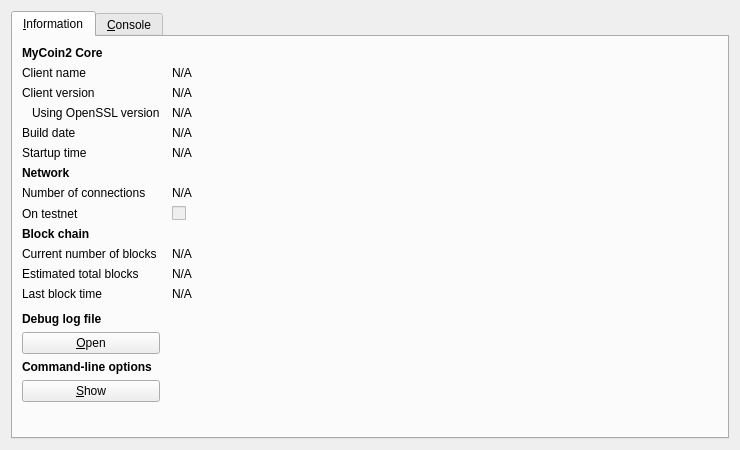
<?xml version="1.0" encoding="UTF-8"?>
<ui version="4.0">
 <class>RPCConsole</class>
 <widget class="QDialog" name="RPCConsole">
  <property name="geometry">
   <rect>
    <x>0</x>
    <y>0</y>
    <width>740</width>
    <height>450</height>
   </rect>
  </property>
  <property name="windowTitle">
   <string>MyCoin2 - Debug window</string>
  </property>
  <layout class="QVBoxLayout" name="verticalLayout_2">
   <item>
    <widget class="QTabWidget" name="tabWidget">
     <property name="currentIndex">
      <number>0</number>
     </property>
     <widget class="QWidget" name="tab_info">
      <attribute name="title">
       <string>&amp;Information</string>
      </attribute>
      <layout class="QGridLayout" name="gridLayout" columnstretch="0,1">
       <property name="horizontalSpacing">
        <number>12</number>
       </property>
       <item row="0" column="0">
        <widget class="QLabel" name="label_9">
         <property name="font">
          <font>
           <weight>75</weight>
           <bold>true</bold>
          </font>
         </property>
         <property name="text">
          <string>MyCoin2 Core</string>
         </property>
        </widget>
       </item>
       <item row="1" column="0">
        <widget class="QLabel" name="label_5">
         <property name="text">
          <string>Client name</string>
         </property>
        </widget>
       </item>
       <item row="1" column="1">
        <widget class="QLabel" name="clientName">
         <property name="cursor">
          <cursorShape>IBeamCursor</cursorShape>
         </property>
         <property name="text">
          <string>N/A</string>
         </property>
         <property name="textFormat">
          <enum>Qt::PlainText</enum>
         </property>
         <property name="textInteractionFlags">
          <set>Qt::LinksAccessibleByMouse|Qt::TextSelectableByKeyboard|Qt::TextSelectableByMouse</set>
         </property>
        </widget>
       </item>
       <item row="2" column="0">
        <widget class="QLabel" name="label_6">
         <property name="text">
          <string>Client version</string>
         </property>
        </widget>
       </item>
       <item row="2" column="1">
        <widget class="QLabel" name="clientVersion">
         <property name="cursor">
          <cursorShape>IBeamCursor</cursorShape>
         </property>
         <property name="text">
          <string>N/A</string>
         </property>
         <property name="textFormat">
          <enum>Qt::PlainText</enum>
         </property>
         <property name="textInteractionFlags">
          <set>Qt::LinksAccessibleByMouse|Qt::TextSelectableByKeyboard|Qt::TextSelectableByMouse</set>
         </property>
        </widget>
       </item>
       <item row="3" column="0">
        <widget class="QLabel" name="label_14">
         <property name="text">
          <string>Using OpenSSL version</string>
         </property>
         <property name="indent">
          <number>10</number>
         </property>
        </widget>
       </item>
       <item row="3" column="1">
        <widget class="QLabel" name="openSSLVersion">
         <property name="cursor">
          <cursorShape>IBeamCursor</cursorShape>
         </property>
         <property name="text">
          <string>N/A</string>
         </property>
         <property name="textFormat">
          <enum>Qt::PlainText</enum>
         </property>
         <property name="textInteractionFlags">
          <set>Qt::LinksAccessibleByMouse|Qt::TextSelectableByKeyboard|Qt::TextSelectableByMouse</set>
         </property>
        </widget>
       </item>
       <item row="4" column="0">
        <widget class="QLabel" name="label_12">
         <property name="text">
          <string>Build date</string>
         </property>
        </widget>
       </item>
       <item row="4" column="1">
        <widget class="QLabel" name="buildDate">
         <property name="cursor">
          <cursorShape>IBeamCursor</cursorShape>
         </property>
         <property name="text">
          <string>N/A</string>
         </property>
         <property name="textFormat">
          <enum>Qt::PlainText</enum>
         </property>
         <property name="textInteractionFlags">
          <set>Qt::LinksAccessibleByMouse|Qt::TextSelectableByKeyboard|Qt::TextSelectableByMouse</set>
         </property>
        </widget>
       </item>
       <item row="5" column="0">
        <widget class="QLabel" name="label_13">
         <property name="text">
          <string>Startup time</string>
         </property>
        </widget>
       </item>
       <item row="5" column="1">
        <widget class="QLabel" name="startupTime">
         <property name="cursor">
          <cursorShape>IBeamCursor</cursorShape>
         </property>
         <property name="text">
          <string>N/A</string>
         </property>
         <property name="textFormat">
          <enum>Qt::PlainText</enum>
         </property>
         <property name="textInteractionFlags">
          <set>Qt::LinksAccessibleByMouse|Qt::TextSelectableByKeyboard|Qt::TextSelectableByMouse</set>
         </property>
        </widget>
       </item>
       <item row="6" column="0">
        <widget class="QLabel" name="label_11">
         <property name="font">
          <font>
           <weight>75</weight>
           <bold>true</bold>
          </font>
         </property>
         <property name="text">
          <string>Network</string>
         </property>
        </widget>
       </item>
       <item row="7" column="0">
        <widget class="QLabel" name="label_7">
         <property name="text">
          <string>Number of connections</string>
         </property>
        </widget>
       </item>
       <item row="7" column="1">
        <widget class="QLabel" name="numberOfConnections">
         <property name="cursor">
          <cursorShape>IBeamCursor</cursorShape>
         </property>
         <property name="text">
          <string>N/A</string>
         </property>
         <property name="textFormat">
          <enum>Qt::PlainText</enum>
         </property>
         <property name="textInteractionFlags">
          <set>Qt::LinksAccessibleByMouse|Qt::TextSelectableByKeyboard|Qt::TextSelectableByMouse</set>
         </property>
        </widget>
       </item>
       <item row="8" column="0">
        <widget class="QLabel" name="label_8">
         <property name="text">
          <string>On testnet</string>
         </property>
        </widget>
       </item>
       <item row="8" column="1">
        <widget class="QCheckBox" name="isTestNet">
         <property name="enabled">
          <bool>false</bool>
         </property>
         <property name="text">
          <string/>
         </property>
        </widget>
       </item>
       <item row="9" column="0">
        <widget class="QLabel" name="label_10">
         <property name="font">
          <font>
           <weight>75</weight>
           <bold>true</bold>
          </font>
         </property>
         <property name="text">
          <string>Block chain</string>
         </property>
        </widget>
       </item>
       <item row="10" column="0">
        <widget class="QLabel" name="label_3">
         <property name="text">
          <string>Current number of blocks</string>
         </property>
        </widget>
       </item>
       <item row="10" column="1">
        <widget class="QLabel" name="numberOfBlocks">
         <property name="cursor">
          <cursorShape>IBeamCursor</cursorShape>
         </property>
         <property name="text">
          <string>N/A</string>
         </property>
         <property name="textFormat">
          <enum>Qt::PlainText</enum>
         </property>
         <property name="textInteractionFlags">
          <set>Qt::LinksAccessibleByMouse|Qt::TextSelectableByKeyboard|Qt::TextSelectableByMouse</set>
         </property>
        </widget>
       </item>
       <item row="11" column="0">
        <widget class="QLabel" name="label_4">
         <property name="text">
          <string>Estimated total blocks</string>
         </property>
        </widget>
       </item>
       <item row="11" column="1">
        <widget class="QLabel" name="totalBlocks">
         <property name="cursor">
          <cursorShape>IBeamCursor</cursorShape>
         </property>
         <property name="text">
          <string>N/A</string>
         </property>
         <property name="textFormat">
          <enum>Qt::PlainText</enum>
         </property>
         <property name="textInteractionFlags">
          <set>Qt::LinksAccessibleByMouse|Qt::TextSelectableByKeyboard|Qt::TextSelectableByMouse</set>
         </property>
        </widget>
       </item>
       <item row="12" column="0">
        <widget class="QLabel" name="label_2">
         <property name="text">
          <string>Last block time</string>
         </property>
        </widget>
       </item>
       <item row="12" column="1">
        <widget class="QLabel" name="lastBlockTime">
         <property name="cursor">
          <cursorShape>IBeamCursor</cursorShape>
         </property>
         <property name="text">
          <string>N/A</string>
         </property>
         <property name="textFormat">
          <enum>Qt::PlainText</enum>
         </property>
         <property name="textInteractionFlags">
          <set>Qt::LinksAccessibleByMouse|Qt::TextSelectableByKeyboard|Qt::TextSelectableByMouse</set>
         </property>
        </widget>
       </item>
       <item row="13" column="0">
        <spacer name="verticalSpacer_2">
         <property name="orientation">
          <enum>Qt::Vertical</enum>
         </property>
         <property name="sizeHint" stdset="0">
          <size>
           <width>20</width>
           <height>20</height>
          </size>
         </property>
        </spacer>
       </item>
       <item row="14" column="0">
        <widget class="QLabel" name="labelDebugLogfile">
         <property name="font">
          <font>
           <weight>75</weight>
           <bold>true</bold>
          </font>
         </property>
         <property name="text">
          <string>Debug log file</string>
         </property>
        </widget>
       </item>
       <item row="15" column="0">
        <widget class="QPushButton" name="openDebugLogfileButton">
         <property name="toolTip">
          <string>Open the MyCoin2 debug log file from the current data directory. This can take a few seconds for large log files.</string>
         </property>
         <property name="text">
          <string>&amp;Open</string>
         </property>
         <property name="autoDefault">
          <bool>false</bool>
         </property>
        </widget>
       </item>
       <item row="16" column="0">
        <widget class="QLabel" name="labelCLOptions">
         <property name="font">
          <font>
           <weight>75</weight>
           <bold>true</bold>
          </font>
         </property>
         <property name="text">
          <string>Command-line options</string>
         </property>
        </widget>
       </item>
       <item row="17" column="0">
        <widget class="QPushButton" name="showCLOptionsButton">
         <property name="toolTip">
          <string>Show the MyCoin2-Qt help message to get a list with possible MyCoin2 command-line options.</string>
         </property>
         <property name="text">
          <string>&amp;Show</string>
         </property>
         <property name="autoDefault">
          <bool>false</bool>
         </property>
        </widget>
       </item>
       <item row="18" column="0">
        <spacer name="verticalSpacer">
         <property name="orientation">
          <enum>Qt::Vertical</enum>
         </property>
         <property name="sizeHint" stdset="0">
          <size>
           <width>20</width>
           <height>40</height>
          </size>
         </property>
        </spacer>
       </item>
      </layout>
     </widget>
     <widget class="QWidget" name="tab_console">
      <attribute name="title">
       <string>&amp;Console</string>
      </attribute>
      <layout class="QVBoxLayout" name="verticalLayout_3">
       <property name="spacing">
        <number>3</number>
       </property>
       <item>
        <widget class="QTextEdit" name="messagesWidget">
         <property name="minimumSize">
          <size>
           <width>0</width>
           <height>100</height>
          </size>
         </property>
         <property name="readOnly">
          <bool>true</bool>
         </property>
         <property name="tabKeyNavigation" stdset="0">
          <bool>false</bool>
         </property>
         <property name="columnCount" stdset="0">
          <number>2</number>
         </property>
        </widget>
       </item>
       <item>
        <layout class="QHBoxLayout" name="horizontalLayout">
         <property name="spacing">
          <number>3</number>
         </property>
         <item>
          <widget class="QLabel" name="label">
           <property name="text">
            <string notr="true">&gt;</string>
           </property>
          </widget>
         </item>
         <item>
          <widget class="QLineEdit" name="lineEdit"/>
         </item>
         <item>
          <widget class="QPushButton" name="clearButton">
           <property name="maximumSize">
            <size>
             <width>24</width>
             <height>24</height>
            </size>
           </property>
           <property name="toolTip">
            <string>Clear console</string>
           </property>
           <property name="text">
            <string/>
           </property>
           <property name="icon">
            <iconset resource="../bitcoin.qrc">
             <normaloff>:/icons/remove</normaloff>:/icons/remove</iconset>
           </property>
           <property name="shortcut">
            <string notr="true">Ctrl+L</string>
           </property>
           <property name="autoDefault">
            <bool>false</bool>
           </property>
          </widget>
         </item>
        </layout>
       </item>
      </layout>
     </widget>
    </widget>
   </item>
  </layout>
 </widget>
 <resources>
  <include location="../bitcoin.qrc"/>
 </resources>
 <connections/>
</ui>
